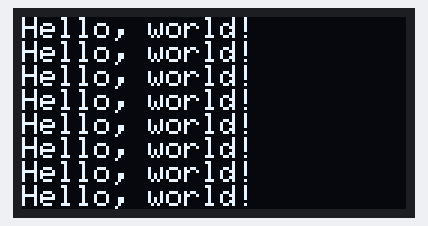
Recording of a sketch running on a simulated Arduino Uno, built with avr-gcc and run on an emulated ATmega328P. Parts: 128×64 one-colour display.

Above: at 0.1 s.

The sketch:

0.96inch_I2C_OLED_display_test.ino
```cpp
/* This is a simple application to test the OLED screen connected to the Arduino board.
 */

#include <Wire.h>                 // Include I2C library
#include <Adafruit_GFX.h>         // Include Adafruit core graphics library
#include <Adafruit_SSD1306.h>     // Include the OLED driver library

#define SCREEN_WIDTH 128          // Define the OLED display width in pixels
#define SCREEN_HEIGHT 64          // Define the OLED display height in pixels

// Create an instance of the display driver object
Adafruit_SSD1306 display(SCREEN_WIDTH, SCREEN_HEIGHT, &Wire, -1);


void setup()
{
  Serial.begin(9600);             // Open the serial port for debug

  // Test if the memory allocation for image buffer fails
  if(!display.begin(SSD1306_SWITCHCAPVCC, 0x3C))
  {
    Serial.println("SSD1306 allocation failed");
    for(;;);
  }

  else
  {
    // Initialize the display
    display.clearDisplay();
    display.setTextSize(1);
    display.setTextColor(WHITE);
    display.setCursor(0, 0);

    // Print Hello, world! 8 times to test the whole display
    // (0.96" I2C OLED screen)
    display.println("Hello, world!");
    display.println("Hello, world!");
    display.println("Hello, world!");
    display.println("Hello, world!");
    display.println("Hello, world!");
    display.println("Hello, world!");
    display.println("Hello, world!");
    display.println("Hello, world!");

    // Call this method for the changes to make effect
    display.display();
  }
}


void loop()
{
  // Nothing goes here...
}
```
